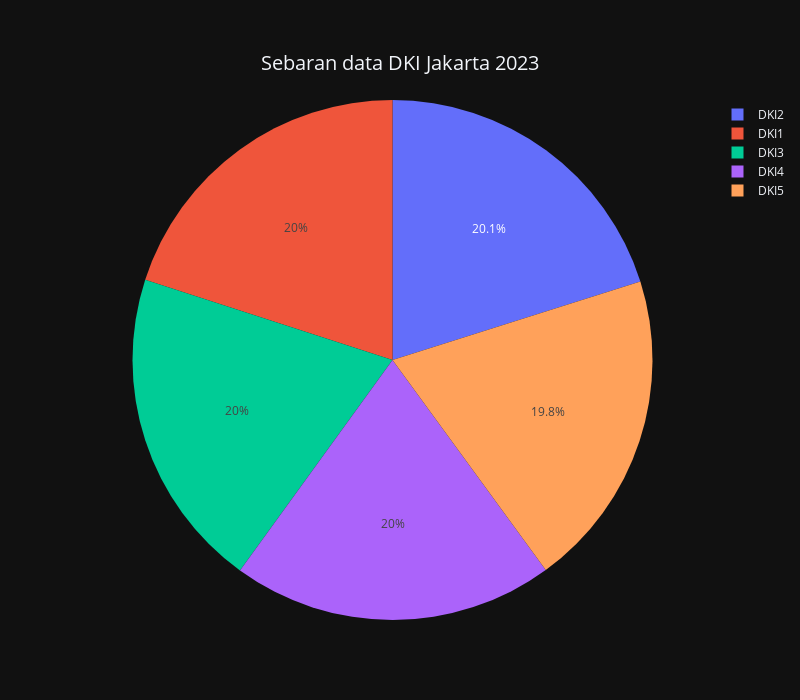

This figure's notebook cell:
### Code cell
category_counts = dataset['stasiun'].value_counts()

# Create a pie chart
fig = px.pie(category_counts, 
             values=category_counts.values, 
             names=category_counts.index,
             width=800,
             height=700,
             title='Sebaran data DKI Jakarta 2023')  

# Update layout
fig.update_layout(
    title={
        'y':0.92,
        'x':0.5,
    },
    title_font=dict(size=20)  # You can adjust the size if needed
)

# Show the pie chart
fig.show()

### Figure 1 — Plotly figure (JSON) as saved in the notebook; plotly's stock layout.template omitted (floating-point values rounded to 4 significant figures)
{"data": [{"domain": {"x": [0, 1], "y": [0, 1]}, "hovertemplate": "stasiun=%{label}<br>value=%{value}<extra></extra>", "labels": ["DKI2", "DKI1", "DKI3", "DKI4", "DKI5"], "legendgroup": "", "name": "", "showlegend": true, "type": "pie", "values": [363, 361, 361, 361, 358]}], "layout": {"height": 700, "legend": {"tracegroupgap": 0}, "title": {"font": {"size": 20}, "text": "Sebaran data DKI Jakarta 2023", "x": 0.5, "y": 0.92}, "width": 800}}
